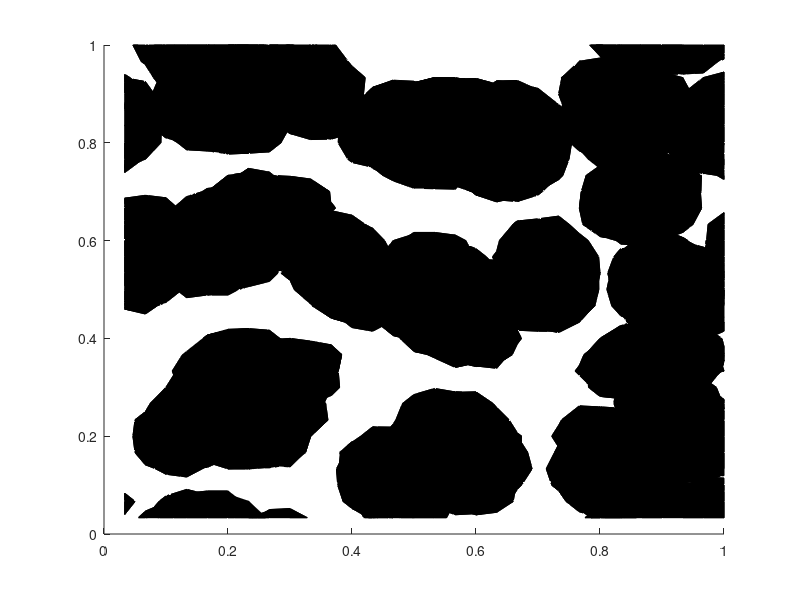

The MATLAB source for this figure: (Note: this script raises an error after producing the figure.)
%

load('ISI_sw_3d_ei.mat')
pm = pm0;

[gx1, gx2, gx3] = ndgrid(1:n1, 1:n2, 1:n3);

if exist('cnt', 'var')
  rate = cnt(1:pm.nI);
else
  rate = 1000 ./ ISI(1:pm.nI);
end
rate = reshape(rate, size(gx1));

rate = circshift(rate, [-5 0 2]);
cla
switch 5
  case 0
    figure(12)
    rate = (~isnan(rate) & rate > 10)*10;
    rate(rate==0) = nan;
    scatter3(gx1(:), gx2(:), gx3(:), rate(:));
    camproj('perspective')
    axis('square')

  case 1
    figure(13)
    rate(rate==0) = nan;
    scatter3(gx1(:), gx2(:), gx3(:), rate(:));
    camproj('perspective')
    axis('square')

  case 2
    figure(14);
    gx1  = permute(gx1, [2,1,3]);
    gx2  = permute(gx2, [2,1,3]);
    rate = permute(rate, [2,1,3]);
    contourslice(gx1, gx2, gx3, rate, [], [14 15 16], []);
    camproj('perspective')
    axis('equal')

  case 3
    % not work
    figure(15);
    gx1  = permute(gx1, [2,1,3]);
    gx2  = permute(gx2, [2,1,3]);
    rate = permute(rate, [2,1,3]);
    contour3(gx1, gx2, gx3, rate);
    camproj('perspective')
    axis('equal')

  case 4
    figure(17);
    gx1  = permute(gx1, [2,1,3]);
    gx2  = permute(gx2, [2,1,3]);
    rate = permute(rate, [2,1,3]);
    val = 20;
    isosurface(gx1, gx2, gx3, rate, val);
    camproj('perspective')
    axis('equal')

  case 5
%    figure(18);
%    cla
    gx1  = permute(gx1, [2,1,3]) / n1;
    gx2  = permute(gx2, [2,1,3]) / n2;
    gx3  = gx3 / n3;
    rate = permute(rate, [2,1,3]);
    val = 10;
    p = patch(isosurface(gx1, gx2, gx3, rate, val));
    isonormals(gx1, gx2, gx3, rate, p)
    
    % Compute color based on depth.
    [az, el] = view();
    view_normal = -[sin(az/180*pi)*cos(el/180*pi); -cos(az/180*pi)*cos(el/180*pi); sin(el/180*pi)];
    depth = p.Vertices * view_normal;
    depth = (depth - min(depth)) / (max(depth)-min(depth));
    fhue = @(x) interp1([0 0.5 1], [0.6 0.667 0.7], x);
    fsat = @(x) interp1([0 0.5 1], [1 1 0], x);
    fval = @(x) interp1([0 0.5 1], [1 1 0], x);
    hsvc = [fhue(depth), fsat(depth), fval(depth)];
    
    p.FaceVertexCData = hsv2rgb(hsvc);
    p.FaceColor = 'interp'; % [0 0 1];
    p.EdgeColor = 'none';

    % Compute transparency based on focus.
    ftrans = @(x) 1-(1-exp(-10*(x))).^20;
    p.FaceVertexAlphaData = ftrans(sqrt(sum((p.Vertices - [1 1 1]/2).^2,2)));
    p.FaceAlpha = 'interp';  % 0.7
    
    %view([-37.5 30])
    %view([52.9 34.64])
    daspect([1 1 1]);
    axis([0 1 0 1 0 1])
    xlabel('x')
    ylabel('y')
    zlabel('z')
    set(gca,'Fontname','Arial','Fontsize',12)
    
    camlight
    camlight
    lighting gouraud  % gouraud phong
    camproj('perspective')
    
    if exist('h2', 'var')
      set(h2,'Position', [0.22 0.05 0.62 0.5])
    end
    print('-dpng', 'pic_tmp/view-3d-v2.png')
    print('-depsc2', 'pic_tmp/view-3d-v2.eps', '-r600')

  case 6
    gx1  = permute(gx1, [2,1,3]);
    gx2  = permute(gx2, [2,1,3]);
    rate = permute(rate, [2,1,3]);

    kf = 1;
    [gx1e, gx2e, gx3e] = meshgrid(1:n1*kf, 1:n2*kf, 1:n3*kf);
    gx1e = gx1e / kf;
    gx2e = gx2e / kf;
    gx3e = gx3e / kf;
    ratee = interp3(gx1, gx2, gx3, rate, gx1e, gx2e, gx3e, 'makima');  % 'spline'
%    ratee = interp3(rate, kf);

    try
      close(19)
    catch
    end
    figure(19);

%    x = n1*[0.8 0.7 0.6 0.7];
%    y = n2*[0 1 1 0];
%    z = n3*[0 0 1 1];
%    colormap('gray')
%    patch(x, y, z, [1 1 1 1]);
%    alpha(0.4)

    val = 7;
    p = patch(isosurface(gx1e, gx2e, gx3e, ratee, val));
    isonormals(gx1e, gx2e, gx3e, ratee, p)
    p.FaceColor = 'blue';
    p.EdgeColor = 'none';
    alpha(0.7)

    daspect([1 1 1]);
    view(3);
    axis tight
    
    camlight
    lighting gouraud
    camproj('perspective')
    axis('equal')
%    print('-dpng', 'pic_tmp/view-3d.png')
%    view([5,-1,0])
%    print('-dpng', 'pic_tmp/view-left.png')
%    view([5,1,0])
%    print('-dpng', 'pic_tmp/view-right.png')
end

%figure(21);
%imagesc(ratee(:,:,2))

%figure(20);
%imagesc(rate(:,:,1))

%figure(20)
%for k = 1 : size(rate,3)
%  imagesc(rate(:,:,k))
%  print('-dpng', sprintf('pic_tmp/slice_%0.2d.png', k));
%end
% ffmpeg -framerate 8 -pattern_type glob -i '*.png' -c:v libx264 out.mp4

